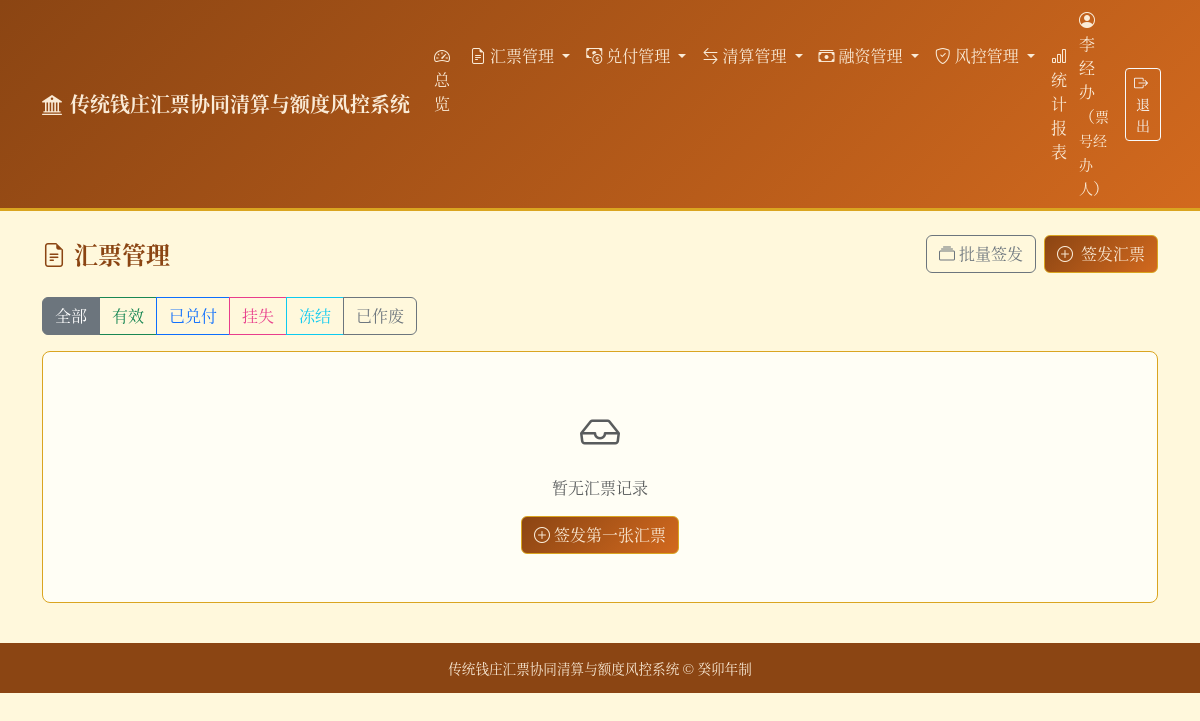
/bills (signed in), run on an earlier commit of the app's database.
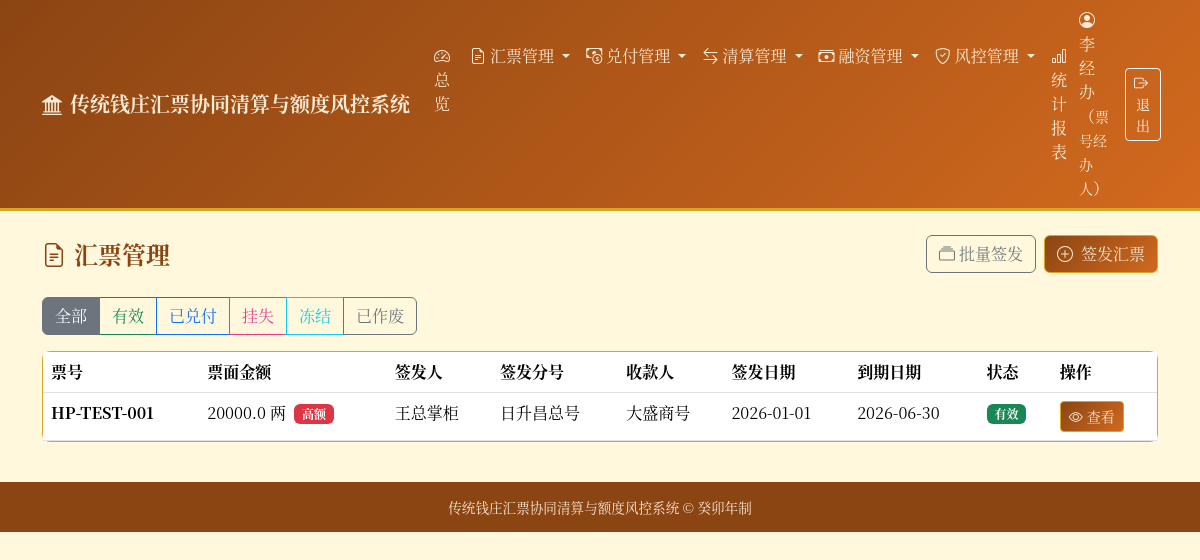
And on a later commit of the database.
### tables this page shows
CREATE TABLE bills (
        id INTEGER PRIMARY KEY AUTOINCREMENT,
        bill_no TEXT UNIQUE NOT NULL,
        amount REAL NOT NULL CHECK(amount > 0),
        issuer_id INTEGER NOT NULL,
        issue_branch_id INTEGER,
        payee TEXT NOT NULL,
        issue_date TEXT NOT NULL,
        due_date TEXT,
        status TEXT NOT NULL DEFAULT '有效' CHECK(status IN (
            '有效', '已兑付', '已作废', '挂失', '冻结'
        )),
        remark TEXT,
        FOREIGN KEY (issuer_id) REFERENCES users(id),
        FOREIGN KEY (issue_branch_id) REFERENCES branches(id)
    );

CREATE TABLE users (
        id INTEGER PRIMARY KEY AUTOINCREMENT,
        username TEXT UNIQUE NOT NULL,
        real_name TEXT NOT NULL,
        role TEXT NOT NULL CHECK(role IN ('总号掌柜', '分号掌柜', '票号经办人', '复核人', '稽核员')),
        branch_id INTEGER,
        password TEXT NOT NULL DEFAULT '123456',
        status TEXT NOT NULL DEFAULT '在职' CHECK(status IN ('在职', '离职')),
        created_date TEXT NOT NULL,
        FOREIGN KEY (branch_id) REFERENCES branches(id)
    );

CREATE TABLE branches (
        id INTEGER PRIMARY KEY AUTOINCREMENT,
        branch_code TEXT UNIQUE NOT NULL,
        branch_name TEXT NOT NULL,
        location TEXT,
        manager TEXT,
        contact TEXT,
        status TEXT NOT NULL DEFAULT '营业中' CHECK(status IN ('营业中', '已歇业')),
        created_date TEXT NOT NULL,
        remark TEXT
    );

### main.py (the view)
@app.get("/bills", response_class=HTMLResponse)
def bills_list(request: Request, user=Depends(auth_dep), status: Optional[str] = None):
    conn = get_db()
    cursor = conn.cursor()
    if status and status in ("有效", "已兑付", "已作废", "挂失", "冻结"):
        cursor.execute(
            "SELECT b.*, u.real_name as issuer_name, br.branch_name as issue_branch_name FROM bills b LEFT JOIN users u ON b.issuer_id = u.id LEFT JOIN branches br ON b.issue_branch_id = br.id WHERE b.status = ? ORDER BY b.id DESC",
            (status,),
        )
    else:
        cursor.execute(
            "SELECT b.*, u.real_name as issuer_name, br.branch_name as issue_branch_name FROM bills b LEFT JOIN users u ON b.issuer_id = u.id LEFT JOIN branches br ON b.issue_branch_id = br.id ORDER BY b.id DESC"
        )
    bills = [dict(row) for row in cursor.fetchall()]
    conn.close()
    return templates.TemplateResponse(
        "bills.html",
        {"request": request, "user": user, "bills": bills, "current_status": status},
    )

### templates/bills.html (shortened to what the changed rows need)
{% extends "base.html" %}
{% block content %}
<div class="card card-qz">
    <div class="card-body p-0">
        {% if bills %}
        <div class="table-responsive">
            <table class="table table-hover mb-0">
                <thead style="background-color: var(--qz-light);">
                    <tr>
                        <th>票号</th>
                        <th>票面金额</th>
                        <th>签发人</th>
                        <th>签发分号</th>
                        <th>收款人</th>
                        <th>签发日期</th>
                        <th>到期日期</th>
                        <th>状态</th>
                        <th>操作</th>
                    </tr>
                </thead>
                <tbody>
                    {% for bill in bills %}
                    <tr>
                        <td><strong>{{ bill.bill_no }}</strong></td>
                        <td>
                            {{ bill.amount }} 两
                            {% if bill.amount >= 10000 %}
                            <span class="badge bg-danger ms-1">高额</span>
                            {% endif %}
                        </td>
                        <td>{{ bill.issuer_name }}</td>
                        <td>{{ bill.issue_branch_name or '—' }}</td>
                        <td>{{ bill.payee }}</td>
                        <td>{{ bill.issue_date }}</td>
                        <td>{{ bill.due_date or '—' }}</td>
                        <td>
                            {% if bill.status == '有效' %}
                            <span class="badge badge-valid">有效</span>
                            {% elif bill.status == '已兑付' %}
                            <span class="badge badge-redeemed">已兑付</span>
                            {% elif bill.status == '挂失' %}
                            <span class="badge badge-lost">挂失</span>
                            {% elif bill.status == '冻结' %}
                            <span class="badge badge-frozen">冻结</span>
                            {% else %}
                            <span class="badge badge-voided">已作废</span>
                            {% endif %}
                        </td>
                        <td>
                            <a href="/bills/{{ bill.id }}" class="btn btn-sm btn-qz">
                                <i class="bi bi-eye me-1"></i>查看
                            </a>
                        </td>
                    </tr>
                    {% endfor %}
                </tbody>
            </table>
        </div>
        {% else %}
        <div class="text-center py-5 text-muted">
            <i class="bi bi-inbox fs-1 d-block mb-3"></i>
            <p>暂无汇票记录</p>
            {% if user.role in ('总号掌柜', '分号掌柜', '票号经办人') %}
            <a href="/bills/create" class="btn btn-qz"><i class="bi bi-plus-circle me-1"></i>签发第一张汇票</a>
            {% endif %}
        </div>
        {% endif %}
    </div>
</div>
{% endblock %}

What changed in the data, as far as the page shows it:
added bills: bill_no "HP-TEST-001", amount "20000.0", shows "高额", issuer_name "王总掌柜", branch_name "日升昌总号", payee "大盛商号", issue_date "2026-01-01", due_date "2026-06-30", status "有效"
Also different on the page:
text no longer shown: "暂无汇票记录 签发第一张汇票"
text now shown: "票号 票面金额 签发人 签发分号 收款人 签发日期 到期日期 状态 操作"
